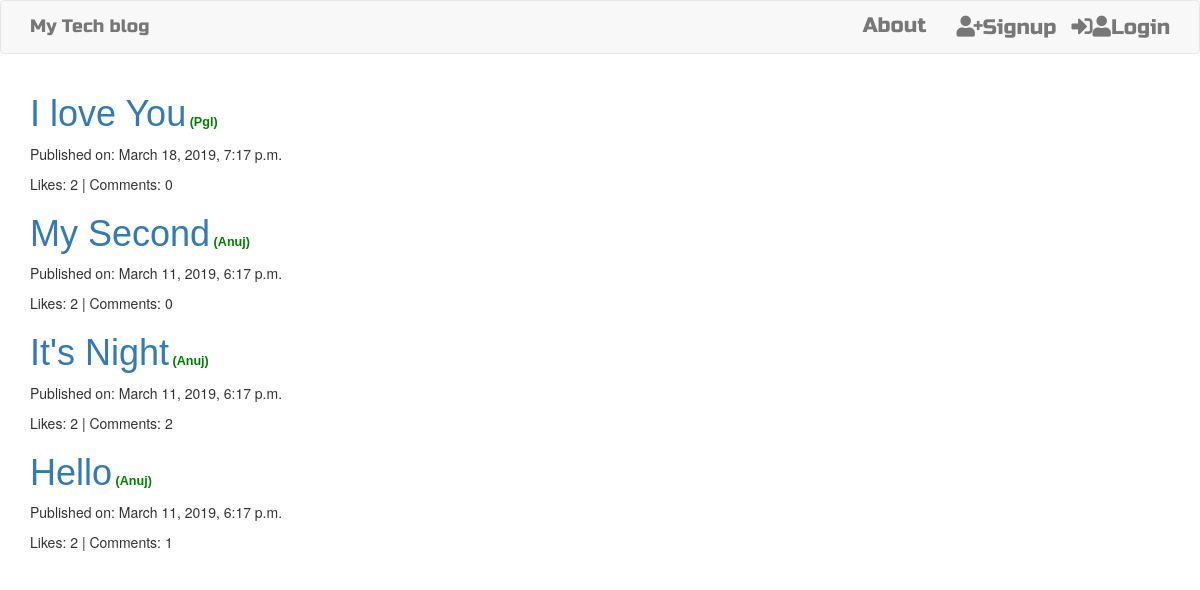
The page / on the database its author committed.
### app_blog/models.py (models this page shows, shortened)
class Post(models.Model):
    author = models.ForeignKey('auth.User',on_delete=models.CASCADE)
    title = models.CharField(max_length = 200)
    text = models.TextField()
    created_date = models.DateTimeField(default=timezone.now)
    published_date = models.DateTimeField(blank=True, null=True)
    likes = models.ManyToManyField('auth.User',related_name='likes')
    def approve_comments(self):
        return self.comments.filter(approved_comment = True)
    @property
    def total_likes(self):
        return self.likes.count()

### app_blog/views.py (the view)
# urls.py: url(r'^$',views.PostListView.as_view(),name='post_list'),
class PostListView(ListView):
    model = Post
    def get_queryset(self):
        return Post.objects.filter(published_date__lte=timezone.now()).order_by('-published_date')

### app_blog/templates/app_blog/post_list.html (shortened to what this page needs)
{% extends 'app_blog/base.html' %}
{% block content %}
<div class="centerstage">
    {% for post in post_list %}
    <div class="post">
        <h1><a href="{% url 'post_detail' pk=post.pk %}">{{ post.title }}</a><span class="author list_author"> ({{ post.author }})</span></h1>
        <div class="date">
            <p>Published on: {{ post.published_date }}</p>
        </div>
        <div class="like-comment">
            <p>Likes: {{ post.total_likes }} | Comments: {{ post.approve_comments.count }}</p>
        </div>
    </div>
    {% endfor %}
</div>
{% endblock %}

### app_blog/templates/app_blog/base.html (shortened to what this page needs)
<!DOCTYPE html>
{% load staticfiles %}
<html>
<head>
  <link rel="stylesheet" href="//cdn.jsdelivr.net/medium-editor/latest/css/medium-editor.min.css" type="text/css"
    media="screen" charset="utf-8">
  <link rel="stylesheet" href="{% static 'css/blog.css' %}">
  <link rel="stylesheet" href="https://use.fontawesome.com/releases/v5.7.2/css/all.css"
>
  <link rel="stylesheet" href="https://maxcdn.bootstrapcdn.com/bootstrap/3.4.0/css/bootstrap.min.css">
</head>
<body class='loader'>
  <nav class="navbar navbar-default techfont custom-navbar">
    <div class="container">
      <div class="navbar-header">
        <a class='navbar-brand bigbrand' href="{% url 'post_list' %}">My Tech blog</a>
      </div>
      <div class="collapse navbar-collapse" id="myNavbar">
        <ul class="nav navbar-nav navbar-right">
          <li>
            <a href="{% url 'about'%}">About</a></li>
          <li>
            {% if user.is_authenticated %}
          <li>
            <a href="{% url 'profile' %}">Profile</a>
          </li>
          <li>
            <a href="{% url 'logout' %}">Logout <i class="fas fa-user"></i><i class="fas fa-sign-out-alt"></i></a>
          </li>
          {% else %}
          <li><a class='nav navbar-right' href="{% url 'signup' %}"><i class="fas fa-user-plus"></i>Signup</a></li>
          <li><a class='nav navbar-right' href="{% url 'login' %}"><i class="fas fa-sign-in-alt"></i></span><i
                class="fas fa-user"></i>Login</a></li>
          {% endif %}
        </ul>
      </div>
    </div>
  </nav>
  <div class="content container">
    <div class="row">
      <div class="col-md-8">
        <div class="blog_posts">
          {% block content %}
          {% endblock %}
        </div>
      </div>
    </div>
  </div>
</body>
</html>

### app_blog/static/css/blog.css (style rules this page uses)
.techfont { font-family: 'Russo One', sans-serif; font-size: 1.5em; margin-bottom: 10px; }
.bigbrand { font-size: 2.5em; }
.author { text-transform: capitalize; }
.list_author { font-size: .35em; font-weight: 700; color: green; }
.centerstage { margin-left: auto; margin-right: auto; }
.post h1 { font-family: 'Noto Sans TC', sans-serif; }

### rows shown on the page
Post: title "I love You", author "Pgl", published_date "March 18, 2019, 7:17 p.m.", total_likes "2", approve_comments.count "0"
Post: title "My Second", author "Anuj", published_date "March 11, 2019, 6:17 p.m.", total_likes "2", approve_comments.count "0"
Post: title "It's Night", author "Anuj", published_date "March 11, 2019, 6:17 p.m.", total_likes "2", approve_comments.count "2"
Post: title "Hello", author "Anuj", published_date "March 11, 2019, 6:17 p.m.", total_likes "2", approve_comments.count "1"
